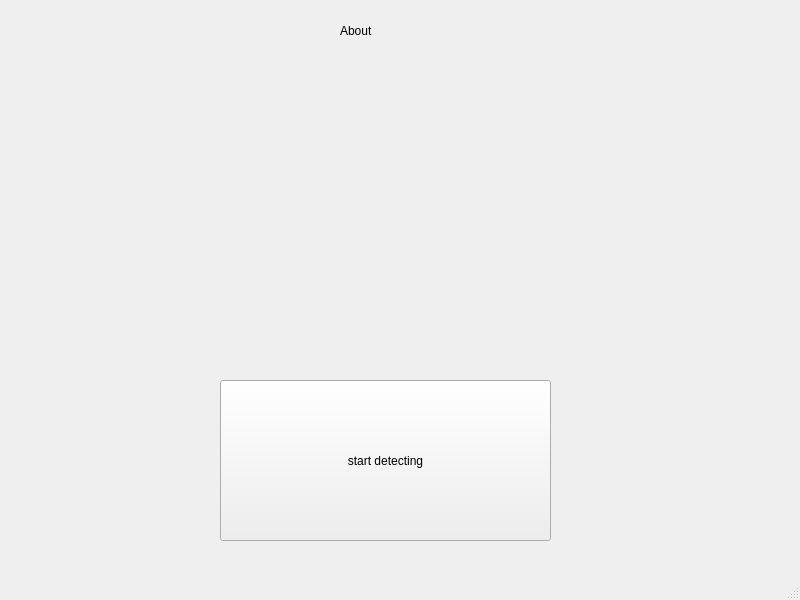
<?xml version="1.0" encoding="UTF-8"?>
<ui version="4.0">
 <class>startwindow</class>
 <widget class="QMainWindow" name="startwindow">
  <property name="geometry">
   <rect>
    <x>0</x>
    <y>0</y>
    <width>800</width>
    <height>600</height>
   </rect>
  </property>
  <property name="windowTitle">
   <string>MainWindow</string>
  </property>
  <widget class="QWidget" name="centralwidget">
   <widget class="QPushButton" name="pushButton">
    <property name="geometry">
     <rect>
      <x>220</x>
      <y>380</y>
      <width>331</width>
      <height>161</height>
     </rect>
    </property>
    <property name="styleSheet">
     <string notr="true">font: 18pt &quot;Segoe UI&quot;;</string>
    </property>
    <property name="text">
     <string>start detecting</string>
    </property>
   </widget>
   <widget class="QLabel" name="label">
    <property name="geometry">
     <rect>
      <x>340</x>
      <y>10</y>
      <width>91</width>
      <height>41</height>
     </rect>
    </property>
    <property name="styleSheet">
     <string notr="true">font: 18pt &quot;Segoe UI&quot;;</string>
    </property>
    <property name="text">
     <string>About</string>
    </property>
   </widget>
  </widget>
  <widget class="QMenuBar" name="menubar">
   <property name="geometry">
    <rect>
     <x>0</x>
     <y>0</y>
     <width>800</width>
     <height>26</height>
    </rect>
   </property>
  </widget>
  <widget class="QStatusBar" name="statusbar"/>
 </widget>
 <resources/>
 <connections/>
</ui>
